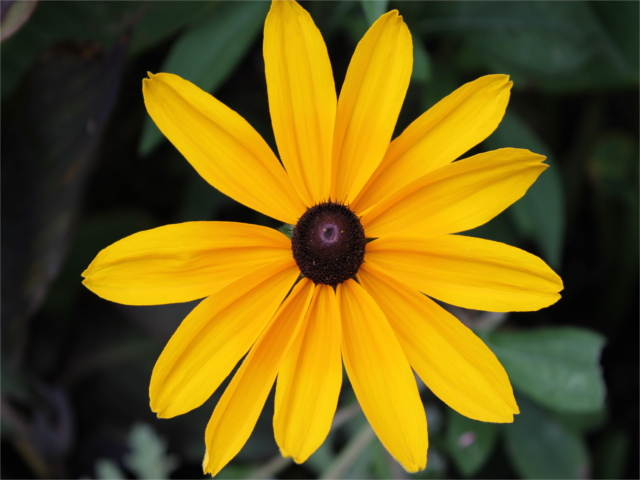
#> input picture S8/Data maining/TP2/picture.bmp, 640 x 480 px; the run also reads 1 picture not shown here
$ jupyter execute --allow-errors gamain_baldisserri.ipynb
#> lines starting #> are read from the running program, lines starting #| are printed output that depends on the picture
[cell 1]
import matplotlib.pyplot as plot

x = [1, 2, 3, 4, 5, 6, 7, 8, 9, 10]
plot.plot(x)
plot.show()
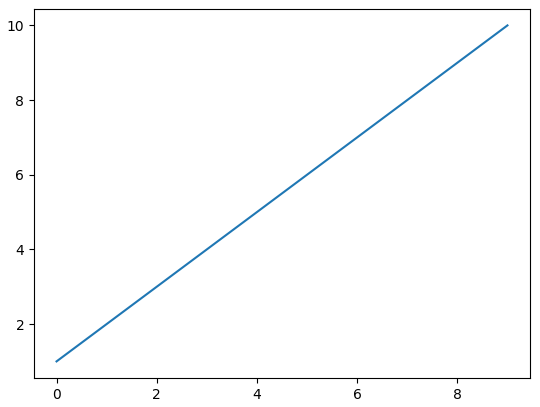
#> figure drawn by matplotlib, 1 panel; curve peaks at x = 9, y = 10

[cell 2]
import matplotlib.pyplot as plot

x = [1, 2, 3, 4, 5, 6, 7, 8, 9, 10]
plot.plot(x, linewidth=3, drawstyle="steps", color="#00363a")
plot.show()
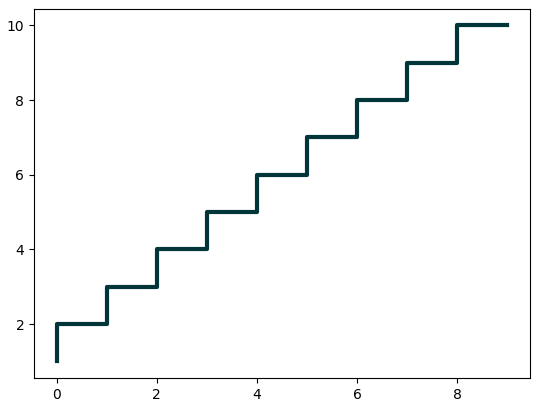
#> figure drawn by matplotlib, 1 panel; curve peaks at x = 9, y = 10

[cell 3]
import matplotlib.pyplot as plot

x = [1, 2, 3, 4, 5, 6, 7, 8, 9, 10]
y = [0, 1, 0, 0, 1, 0, 1, 1, 1, 0]
plot.plot(x, y, linewidth=3, drawstyle="steps", color="#00363a")
plot.show()
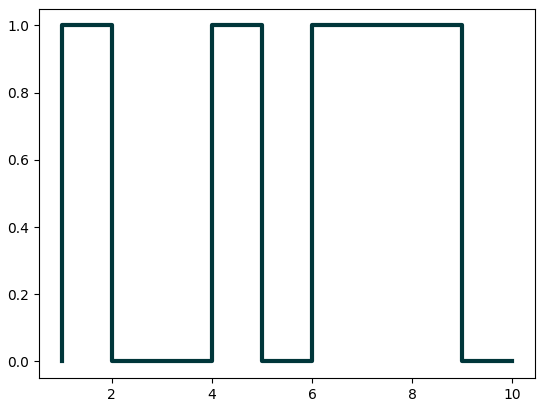
#> figure drawn by matplotlib, 1 panel; curve peaks at x = 2, y = 1

[cell 4]
from pandas.io.json import json_normalize
import pandas as pd
import json
import matplotlib.pyplot as plot

#> (the rest of this cell did not finish here and is left out)

[cell 5]
from pandas.io.json import json_normalize
import pandas as pd
import json
import matplotlib.pyplot as plot

#> (the rest of this cell did not finish here and is left out)

[cell 6]
from pandas.io.json import json_normalize
import pandas as pd
import json
import matplotlib.pyplot as plot

#> (the rest of this cell did not finish here and is left out)

[cell 7]
from pandas.io.json import json_normalize
import pandas as pd
import json
import math
import matplotlib.pyplot as plot

#> (the rest of this cell did not finish here and is left out)

[cell 8]
import os,sys
from PIL import Image
imgfile = Image.open("picture.bmp")
#> imgfile is the input picture: PIL image 640x480 RGB; mean R, G, B 113.3, 93.4, 20.9
print(imgfile.size, imgfile.format)
#| (640, 480) BMP

[cell 9]
import os,sys
from PIL import Image
imgfile = Image.open("flower.jpg")

data = imgfile.getdata()

for i in range(10):
    for j in range(10):
        print(i,j, data.getpixel((i,j)))
#> this loop made 10 passes
#> (printed output is left out)

[cell 10]
import os,sys
from PIL import Image
imgfile = Image.open("flower.jpg")

print(imgfile.mode,  imgfile.bits, imgfile.width, imgfile.height)
#| RGB 8 640 480

[cell 11]
from PIL import Image
import matplotlib.pyplot as plot

imgfile = Image.open("flower.jpg")

histogram = imgfile.histogram()
#> histogram = 768 values, max 25276 at index 517, min 0 at index 471, mean 1200
red = histogram[0:255]
#> red = 255 values, max 6579 at index 243, min 1 at index 0, mean 1197.3
green = histogram[256:511]
#> green = 255 values, max 4764 at index 8, min 0 at index 215, mean 1204.7
blue = histogram[512:767]
#> blue = 255 values, max 25276 at index 5, min 0 at index 139, mean 1204.7

fig, (axis1, axis2, axis3) = plot.subplots(nrows=3, ncols=1)
axis1.plot(red, color='red')
axis2.plot(green, color='green')
axis3.plot(blue, color='blue')
plot.show()
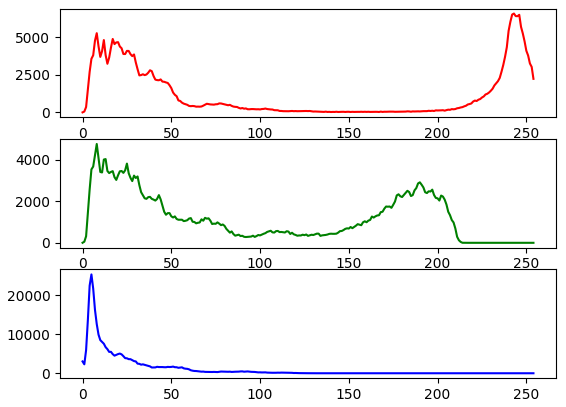
#> figure drawn by matplotlib, 3 panels; panel 1: curve peaks at x = 243, y = 6579; panel 2: curve peaks at x = 8, y = 4764; panel 3: curve peaks at x = 5, y = 25276

[cell 12]
from PIL import Image
import matplotlib.pyplot as plot

imgfile = Image.open("flower.jpg")

histogram = imgfile.histogram()
red = histogram[0:255]
green = histogram[256:511]
blue = histogram[512:767]

x=range(255)

y = []
for i in x:
    y.append((red[i],green[i],blue[i]))
#> after the loop, y = 255 items, first 6: (1, 2, 3027), (56, 53, 2290), (357, 315, 5917), (1512, 1416, 13652), (2696, 2570, 22405), (3567, 3538, 25276)

plot.plot(x,y)
plot.show()
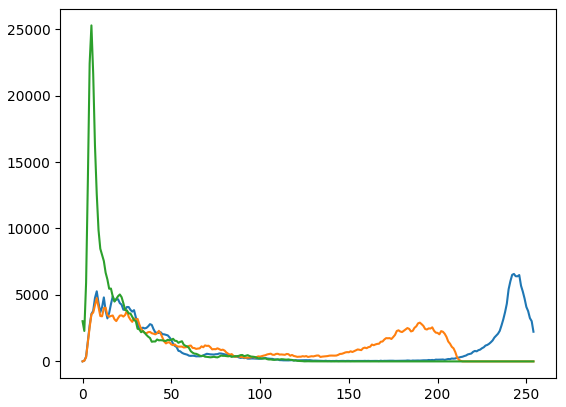
#> figure drawn by matplotlib, 1 panel; curve peaks at x = 243, y = 6579; curve peaks at x = 8, y = 4764; curve peaks at x = 5, y = 25276

[cell 13]
from PIL import Image
import matplotlib.pyplot as plot

imgfile = Image.open("flower.jpg")

histogram = imgfile.histogram()
red = histogram[0:255]
green = histogram[256:511]
blue = histogram[512:767]

x=range(255)

y = []
for i in x:
    y.append((red[i],green[i],blue[i]))

figure, axes = plot.subplots()
axes.set_prop_cycle('color', ['red', 'green', 'blue'])
plot.plot(x,y)
plot.show()
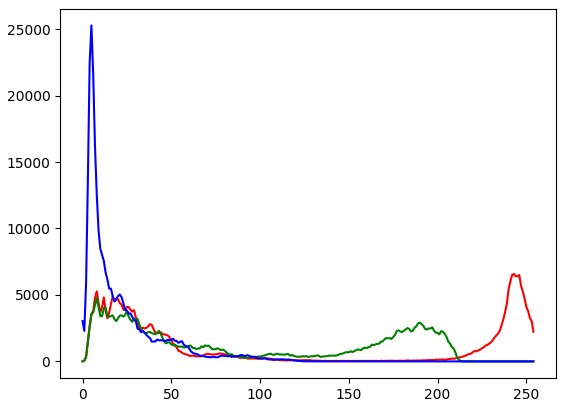
#> figure drawn by matplotlib, 1 panel; curve peaks at x = 243, y = 6579; curve peaks at x = 8, y = 4764; curve peaks at x = 5, y = 25276

[cell 14]
from PIL import Image
import numpy
import math
import matplotlib.pyplot as plot
from sklearn.cluster import KMeans

imgfile = Image.open("flower.jpg")

numarray = numpy.array(imgfile.getdata(), numpy.uint8)

clusters = KMeans(n_clusters = 4)
clusters.fit(numarray)


npbins = numpy.arange(0, 5)
histogram = numpy.histogram(clusters.labels_, bins=npbins)
labels = numpy.unique(clusters.labels_)


barlist = plot.bar(labels, histogram[0])
for i in range(4):
    barlist[i].set_color('#%02x%02x%02x' % (math.ceil(clusters.cluster_centers_[i][0]),
        math.ceil(clusters.cluster_centers_[i][1]), math.ceil(clusters.cluster_centers_[i][2])))
plot.show()
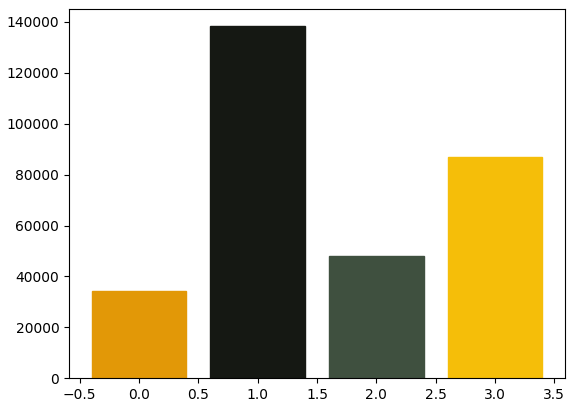
#> figure drawn by matplotlib, 1 panel; tallest bar 138321 high, from x = 0.6 to 1.4

[cell 15]
#Assume that the number of clusters is given by the user, generalize the above code.

from PIL import Image
import numpy
import math
import matplotlib.pyplot as plot
from sklearn.cluster import KMeans

nb_cluster=36

imgfile = Image.open("flower.jpg")

numarray = numpy.array(imgfile.getdata(), numpy.uint8)

clusters = KMeans(n_clusters = nb_cluster)
clusters.fit(numarray)


npbins = numpy.arange(0, nb_cluster+1)
histogram = numpy.histogram(clusters.labels_, bins=npbins)
labels = numpy.unique(clusters.labels_)


barlist = plot.bar(labels, histogram[0])
for i in range(nb_cluster):
    barlist[i].set_color('#%02x%02x%02x' % (math.ceil(clusters.cluster_centers_[i][0]),
        math.ceil(clusters.cluster_centers_[i][1]), math.ceil(clusters.cluster_centers_[i][2])))
plot.show()
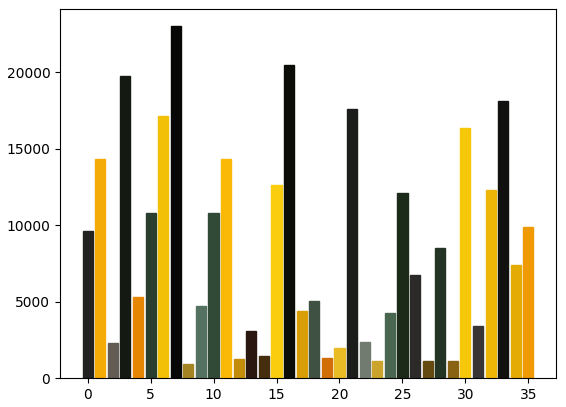
#> figure drawn by matplotlib, 1 panel; tallest bar 23000 high, from x = 6.6 to 7.4

[cell 16]
#In case of bar chart, ensure that the bars are arranged in the descending order of the frequency of colors.

#Assume that the number of clusters is given by the user, generalize the above code.

from PIL import Image
import numpy as np
import math
import matplotlib.pyplot as plot
from sklearn.cluster import KMeans

nb_cluster=4

imgfile = Image.open("flower.jpg")

numarray = numpy.array(imgfile.getdata(), numpy.uint8)

clusters = KMeans(n_clusters = nb_cluster)
clusters.fit(numarray)

npbins = numpy.arange(0, nb_cluster+1)

histogram = numpy.histogram(clusters.labels_, bins=npbins)
labels = numpy.unique(clusters.labels_)

barlist = plot.bar(labels, histogram[0])
for i in range(nb_cluster):
    barlist[i].set_color('#%02x%02x%02x' % (math.ceil(clusters.cluster_centers_[i][0]),
        math.ceil(clusters.cluster_centers_[i][1]), math.ceil(clusters.cluster_centers_[i][2])))

plot.show()
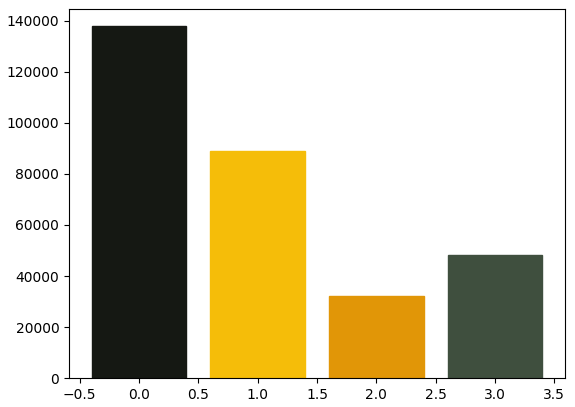
#> figure drawn by matplotlib, 1 panel; tallest bar 137774 high, from x = -0.4 to 0.4
color = []

for i in range(nb_cluster):
    color.append('#%02x%02x%02x' % (math.ceil(clusters.cluster_centers_[i][0]),
        math.ceil(clusters.cluster_centers_[i][1]), math.ceil(clusters.cluster_centers_[i][2])))


circle=plot.pie(histogram[0] , colors=color)
plot.show()
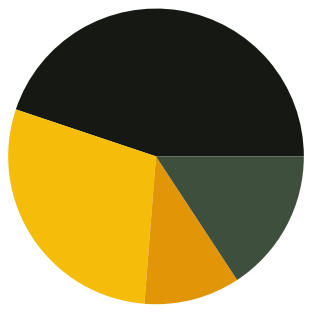
#> figure drawn by matplotlib, 1 panel
